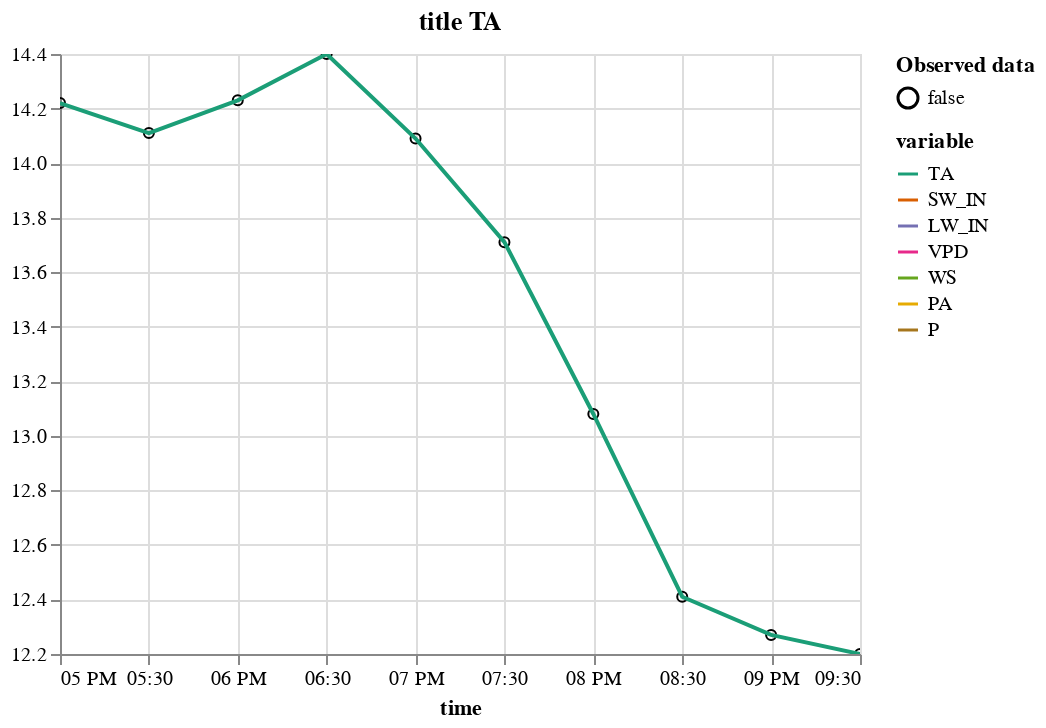

The notebook cell saved with this chart:
### Code cell
plot_variable(m_df.tidy(), "TA", title="title TA", gap_area=False)

### Figure 1 — Vega-Lite specification as saved in the notebook (floating-point values rounded to 4 significant figures)
{"config": {"view": {"continuousWidth": 400, "continuousHeight": 300}}, "layer": [{"mark": {"type": "point", "color": "black", "fillOpacity": 1, "size": 25, "strokeWidth": 1}, "encoding": {"fill": {"field": "is_present", "legend": {"title": ["Observed data"]}, "scale": {"range": ["#ffffff00", "gray"]}, "type": "nominal"}, "x": {"axis": {"domain": true, "labels": true, "ticks": true, "title": "time"}, "field": "time", "type": "temporal"}, "y": {"field": "value", "scale": {"zero": false}, "title": "", "type": "quantitative"}}}, {"mark": "line", "encoding": {"color": {"field": "variable", "scale": {"domain": ["TA", "SW_IN", "LW_IN", "VPD", "WS", "PA", "P"], "range": ["#1B9E77", "#D95F02", "#7570B3", "#E7298A", "#66A61E", "#E6AB02", "#A6761D", "#666666"]}, "type": "nominal"}, "x": {"field": "time", "title": "time", "type": "temporal"}, "y": {"field": "value", "scale": {"zero": false}, "title": "", "type": "quantitative"}}, "name": "view_171"}], "data": {"name": "data-fef56d6be9214faafab4e0ea1b5aa4a9"}, "params": [{"name": "param_133", "select": {"type": "interval"}, "bind": "scales", "views": ["view_171"]}], "title": "title TA", "$schema": "https://vega.github.io/schema/vega-lite/v5.2.0.json", "datasets": {"data-fef56d6be9214faafab4e0ea1b5aa4a9": [{"time": "2000-06-15T17:00:00", "variable": "TA", "value": 14.22, "is_present": false}, {"time": "2000-06-15T17:30:00", "variable": "TA", "value": 14.11, "is_present": false}, {"time": "2000-06-15T18:00:00", "variable": "TA", "value": 14.23, "is_present": false}, {"time": "2000-06-15T18:30:00", "variable": "TA", "value": 14.4, "is_present": false}, {"time": "2000-06-15T19:00:00", "variable": "TA", "value": 14.09, "is_present": false}, {"time": "2000-06-15T19:30:00", "variable": "TA", "value": 13.71, "is_present": false}, {"time": "2000-06-15T20:00:00", "variable": "TA", "value": 13.08, "is_present": false}, {"time": "2000-06-15T20:30:00", "variable": "TA", "value": 12.41, "is_present": false}, {"time": "2000-06-15T21:00:00", "variable": "TA", "value": 12.27, "is_present": false}, {"time": "2000-06-15T21:30:00", "variable": "TA", "value": 12.2, "is_present": false}]}}
